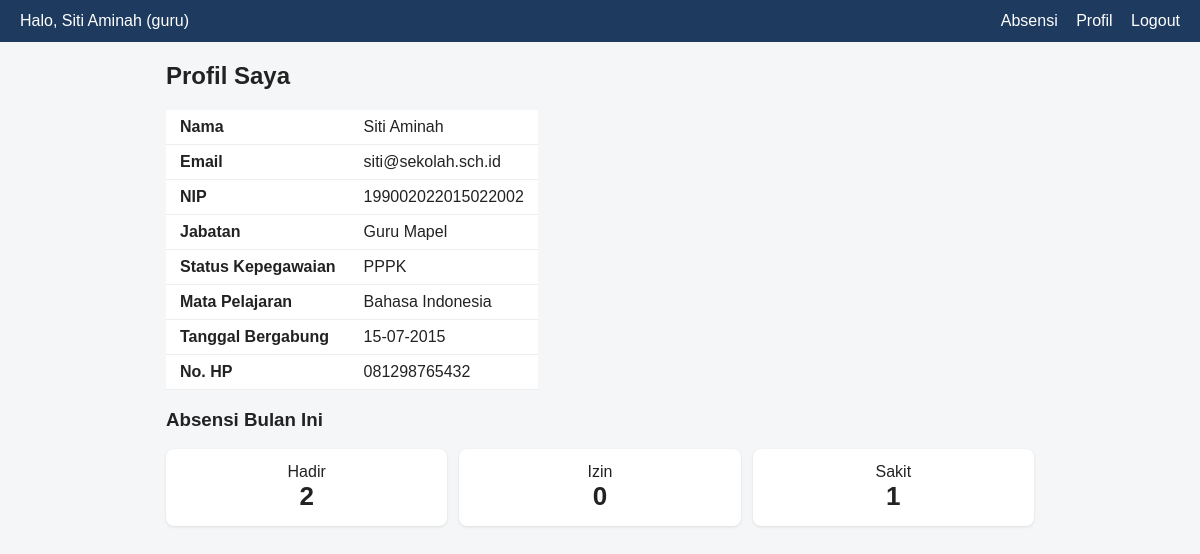
The app's page /guru/profil.php (signed in) with its own data.
### tables this page shows
CREATE TABLE guru (
  id_guru            INT AUTO_INCREMENT PRIMARY KEY,
  email              VARCHAR(100) NOT NULL UNIQUE,
  password           VARCHAR(255) NOT NULL,    
  nip                VARCHAR(20)  NOT NULL UNIQUE,
  nama               VARCHAR(100) NOT NULL,
  jabatan            VARCHAR(50)  NOT NULL,
  status_kepegawaian ENUM('PNS','PPPK','Honorer') NOT NULL,
  mapel              VARCHAR(50)  NOT NULL,
  tanggal_bergabung  DATE NOT NULL,
  no_hp              VARCHAR(15)
);

### connection.php (called while the page is built, shortened)
<?php
function jalankan($koneksi, $sql, $tipe = "", $params = []) {
    $stmt = mysqli_prepare($koneksi, $sql);
    if ($tipe != "") {
        mysqli_stmt_bind_param($stmt, $tipe, ...$params);
    }
    if (!mysqli_stmt_execute($stmt)) {
        die("Query gagal: " . mysqli_stmt_error($stmt));
    }
    return $stmt;
}
function ambil_satu($koneksi, $sql, $tipe = "", $params = []) {
    $stmt  = jalankan($koneksi, $sql, $tipe, $params);
    $hasil = mysqli_stmt_get_result($stmt);
    return mysqli_fetch_assoc($hasil);
}
function e($teks) {
    return htmlspecialchars($teks ?? '', ENT_QUOTES, 'UTF-8');
}

### guru/profil.php (the view, shortened to what this page needs)
<?php
require '../connection.php';
$id_guru = $_SESSION['id_guru'];
$guru = ambil_satu($koneksi, "SELECT * FROM guru WHERE id_guru = ?", "i", [$id_guru]);
$ringkas = ambil_satu(
    $koneksi,
    "SELECT COALESCE(SUM(status = 'hadir' AND status_approval = 'disetujui'), 0) AS hadir,
            COALESCE(SUM(status = 'izin'  AND status_approval = 'disetujui'), 0) AS izin,
            COALESCE(SUM(status = 'sakit' AND status_approval = 'disetujui'), 0) AS sakit
     FROM absensi
     WHERE id_guru = ?
       AND MONTH(tanggal) = MONTH(CURDATE())
       AND YEAR(tanggal)  = YEAR(CURDATE())",
    "i",
    [$id_guru]
);
?>
<!DOCTYPE html>
<html lang="id">
<head>
    <link rel="stylesheet" href="../css/style.css">
</head>
<body>
    <?php require '../partials/navbar.php'; ?>
    <div class="konten">
        <h2>Profil Saya</h2>
        <table class="tabel-detail">
            <tr><th>Nama</th><td><?= e($guru['nama']) ?></td></tr>
            <tr><th>Email</th><td><?= e($guru['email']) ?></td></tr>
            <tr><th>NIP</th><td><?= e($guru['nip']) ?></td></tr>
            <tr><th>Jabatan</th><td><?= e($guru['jabatan']) ?></td></tr>
            <tr><th>Status Kepegawaian</th><td><?= e($guru['status_kepegawaian']) ?></td></tr>
            <tr><th>Mata Pelajaran</th><td><?= e($guru['mapel']) ?></td></tr>
            <tr><th>Tanggal Bergabung</th><td><?= e(date('d-m-Y', strtotime($guru['tanggal_bergabung']))) ?></td></tr>
            <tr><th>No. HP</th><td><?= e($guru['no_hp'] != '' ? $guru['no_hp'] : '-') ?></td></tr>
        </table>
        <h3>Absensi Bulan Ini</h3>
        <div class="kartu-ringkas">
            <div class="kartu hadir">Hadir<br><strong><?= (int)$ringkas['hadir'] ?></strong></div>
            <div class="kartu izin">Izin<br><strong><?= (int)$ringkas['izin'] ?></strong></div>
            <div class="kartu sakit">Sakit<br><strong><?= (int)$ringkas['sakit'] ?></strong></div>
        </div>
    </div>
</body>
</html>

### css/style.css (style rules this page uses)
* { box-sizing: border-box; }
body { font-family: Arial, sans-serif; margin: 0; background: #f4f6f8; color: #222; }
.konten { max-width: 900px; margin: 20px auto; padding: 0 16px; }
.kartu-ringkas { display: flex; gap: 12px; flex-wrap: wrap; margin: 12px 0; }
.kartu { flex: 1; min-width: 110px; background: #fff; padding: 14px; border-radius: 8px; text-align: center; box-shadow: 0 1px 3px rgba(0,0,0,.1); }
.kartu strong { font-size: 26px; }
.tabel-detail { background: #fff; border-collapse: collapse; margin: 12px 0; }
.tabel-detail th, .tabel-detail td { padding: 8px 14px; border-bottom: 1px solid #eee; text-align: left; }

### records on screen
guru: nama "Siti Aminah", email "siti@sekolah.sch.id", nip "199002022015022002", jabatan "Guru Mapel", status_kepegawaian "PPPK", mapel "Bahasa Indonesia", tanggal_bergabung "15-07-2015", no_hp "081298765432"

### other values on screen
$_SESSION['nama'] "Siti Aminah"
$_SESSION['role'] "guru"
$ringkas['hadir'] "2"
$ringkas['izin'] "0"
$ringkas['sakit'] "1"
